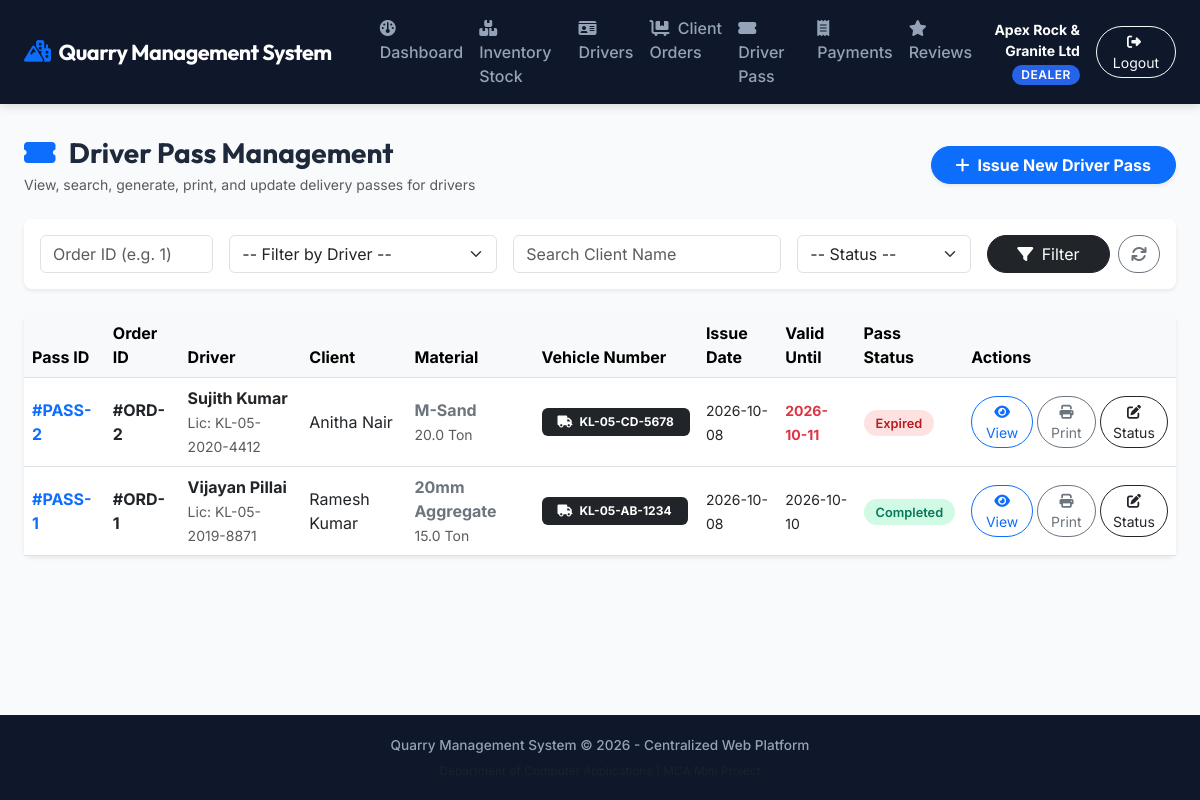
/dealer/driver_pass (signed in), run on the app's committed database.
### models.py (models this page shows, shortened)
class User(db.Model):
    __tablename__ = 'users'
    user_id = db.Column(db.Integer, primary_key=True)
    username = db.Column(db.String(80), unique=True, nullable=False)
    email = db.Column(db.String(120), unique=True, nullable=False)
    password_hash = db.Column(db.String(255), nullable=False)
    role = db.Column(db.String(20), nullable=False) # 'admin', 'dealer', 'client', 'driver'
    name = db.Column(db.String(100), nullable=False)
    phone = db.Column(db.String(20), nullable=True)
    address = db.Column(db.Text, nullable=True)
    status = db.Column(db.String(20), default='active') # 'pending', 'approved', 'rejected' for dealers
    created_at = db.Column(db.DateTime, default=datetime.utcnow)
    dealer_profile = db.relationship('DealerProfile', backref='user', uselist=False, cascade="all, delete-orphan")
    driver_profile = db.relationship('Driver', foreign_keys='Driver.user_id', backref='user', uselist=False)

class DriverPass(db.Model):
    __tablename__ = 'driver_pass'
    pass_id = db.Column(db.Integer, primary_key=True, autoincrement=True)
    order_id = db.Column(db.Integer, db.ForeignKey('orders.order_id'), nullable=False)
    driver_id = db.Column(db.Integer, db.ForeignKey('driver.driver_id'), nullable=False)
    dealer_id = db.Column(db.Integer, db.ForeignKey('users.user_id'), nullable=False)
    issue_date = db.Column(db.Date, nullable=False)
    valid_until = db.Column(db.Date, nullable=False)
    pass_status = db.Column(db.String(20), default='Issued') # Issued, Completed, Expired
    remarks = db.Column(db.Text, nullable=True)
    order = db.relationship('Order', backref=db.backref('driver_passes', lazy=True))
    driver = db.relationship('Driver', backref=db.backref('driver_passes', lazy=True))
    dealer = db.relationship('User', foreign_keys=[dealer_id], backref=db.backref('dealer_passes', lazy=True))

class Driver(db.Model):
    __tablename__ = 'driver'
    driver_id = db.Column(db.Integer, primary_key=True)
    user_id = db.Column(db.Integer, db.ForeignKey('users.user_id'), nullable=False, unique=True)
    dealer_id = db.Column(db.Integer, db.ForeignKey('users.user_id'), nullable=False)
    license_number = db.Column(db.String(50), nullable=False)
    vehicle_number = db.Column(db.String(50), nullable=False)
    dealer = db.relationship('User', foreign_keys=[dealer_id], backref='managed_drivers')

class Material(db.Model):
    __tablename__ = 'material'
    material_id = db.Column(db.Integer, primary_key=True)
    dealer_id = db.Column(db.Integer, db.ForeignKey('users.user_id'), nullable=True)
    name = db.Column(db.String(100), nullable=False)
    unit = db.Column(db.String(20), default='Ton')
    description = db.Column(db.Text, nullable=True)
    dealer = db.relationship('User', foreign_keys=[dealer_id], backref=db.backref('materials', lazy=True))

class Order(db.Model):
    __tablename__ = 'orders'
    order_id = db.Column(db.Integer, primary_key=True)
    client_id = db.Column(db.Integer, db.ForeignKey('users.user_id'), nullable=False)
    dealer_id = db.Column(db.Integer, db.ForeignKey('users.user_id'), nullable=False)
    material_id = db.Column(db.Integer, db.ForeignKey('material.material_id'), nullable=False)
    quantity = db.Column(db.Float, nullable=False)
    unit_price = db.Column(db.Float, nullable=False)
    total_price = db.Column(db.Float, nullable=False)
    delivery_address = db.Column(db.Text, nullable=False)
    requested_date = db.Column(db.Date, nullable=False)
    allocated_driver_id = db.Column(db.Integer, db.ForeignKey('driver.driver_id'), nullable=True)
    status = db.Column(db.String(30), default='Pending') # Pending, Approved, Rejected, Pass Issued, Out for Delivery, Delivered, Completed, Paid
    created_at = db.Column(db.DateTime, default=datetime.utcnow)
    client = db.relationship('User', foreign_keys=[client_id], backref='client_orders')
    dealer = db.relationship('User', foreign_keys=[dealer_id], backref='dealer_orders')
    material = db.relationship('Material', backref='orders')
    allocated_driver = db.relationship('Driver', backref='assigned_orders')

### app.py (the view)
@app.route('/dealer/driver_pass')
@login_required(roles='dealer')
def dealer_driver_pass_list():
    user = get_current_user()
    update_expired_passes()
    search_order_id = request.args.get('order_id', '').strip()
    search_driver_id = request.args.get('driver_id', '').strip()
    search_client = request.args.get('client_name', '').strip()
    search_status = request.args.get('pass_status', '').strip()
    query = DriverPass.query.filter_by(dealer_id=user.user_id)
    if search_order_id:
        query = query.filter(DriverPass.order_id == search_order_id)
    if search_driver_id:
        query = query.filter(DriverPass.driver_id == search_driver_id)
    if search_status:
        query = query.filter(DriverPass.pass_status == search_status)
    if search_client:
        query = query.join(Order, DriverPass.order_id == Order.order_id)\
                     .join(User, Order.client_id == User.user_id)\
                     .filter(User.name.ilike(f'%{search_client}%'))
    passes = query.order_by(DriverPass.pass_id.desc()).all()
    drivers = Driver.query.filter_by(dealer_id=user.user_id).all()
    return render_template('dealer/driver_passes.html',
                           passes=passes,
                           drivers=drivers,
                           search_order_id=search_order_id,
                           search_driver_id=search_driver_id,
                           search_client=search_client,
                           search_status=search_status)

### templates/dealer/driver_passes.html (shortened to what this page needs)
{% extends 'base.html' %}
{% block content %}
<div class="d-flex justify-content-between align-items-center mb-4">
    <div>
        <h3 class="fw-bold mb-1"><i class="fa-solid fa-ticket-simple text-primary me-2"></i> Driver Pass Management</h3>
        <p class="text-muted small mb-0">View, search, generate, print, and update delivery passes for drivers</p>
    </div>
    <div>
        <a href="{{ url_for('create_driver_pass') }}" class="btn btn-primary rounded-pill px-4 shadow-sm fw-bold">
            <i class="fa-solid fa-plus me-1"></i> Issue New Driver Pass
        </a>
    </div>
</div>
<div class="card border-0 shadow-sm rounded-3 mb-4 bg-white">
    <div class="card-body p-3">
        <form method="GET" action="{{ url_for('dealer_driver_pass_list') }}" class="row g-3 align-items-center">
            <div class="col-md-2">
                <input type="text" class="form-control" name="order_id" value="{{ search_order_id }}" placeholder="Order ID (e.g. 1)">
            </div>
            <div class="col-md-3">
                <select class="form-select" name="driver_id">
                    <option value="">-- Filter by Driver --</option>
                </select>
            </div>
            <div class="col-md-3">
                <input type="text" class="form-control" name="client_name" value="{{ search_client }}" placeholder="Search Client Name">
            </div>
            <div class="col-md-2">
                <select class="form-select" name="pass_status">
                    <option value="">-- Status --</option>
                </select>
            </div>
            <div class="col-md-2 d-flex gap-2">
                <button type="submit" class="btn btn-dark w-100 rounded-pill"><i class="fa-solid fa-filter me-1"></i> Filter</button>
                <a href="{{ url_for('dealer_driver_pass_list') }}" class="btn btn-outline-secondary rounded-pill" title="Reset Filters"><i class="fa-solid fa-arrows-rotate"></i></a>
            </div>
        </form>
    </div>
</div>
<div class="card border-0 shadow-sm rounded-3">
    <div class="table-responsive">
        <table class="table table-hover align-middle mb-0">
            <thead class="table-light">
                <tr>
                    <th>Pass ID</th>
                    <th>Order ID</th>
                    <th>Driver</th>
                    <th>Client</th>
                    <th>Material</th>
                    <th>Vehicle Number</th>
                    <th>Issue Date</th>
                    <th>Valid Until</th>
                    <th>Pass Status</th>
                    <th>Actions</th>
                </tr>
            </thead>
            <tbody>
                {% for pass_item in passes %}
                <tr>
                    <td class="fw-bold text-primary">#PASS-{{ pass_item.pass_id }}</td>
                    <td class="fw-bold">#ORD-{{ pass_item.order_id }}</td>
                    <td>
                        <div class="fw-bold text-dark">{{ pass_item.driver.user.name }}</div>
                        <small class="text-muted">Lic: {{ pass_item.driver.license_number }}</small>
                    </td>
                    <td>{{ pass_item.order.client.name }}</td>
                    <td>
                        <div class="fw-bold text-secondary">{{ pass_item.order.material.name }}</div>
                        <small class="text-muted">{{ pass_item.order.quantity }} {{ pass_item.order.material.unit }}</small>
                    </td>
                    <td><span class="badge bg-dark px-3 py-2"><i class="fa-solid fa-truck me-1"></i> {{ pass_item.driver.vehicle_number }}</span></td>
                    <td><small>{{ pass_item.issue_date.strftime('%Y-%m-%d') }}</small></td>
                    <td><small class="{% if pass_item.pass_status == 'Expired' %}text-danger fw-bold{% endif %}">{{ pass_item.valid_until.strftime('%Y-%m-%d') }}</small></td>
                    <td>
                        <span class="status-badge status-{{ pass_item.pass_status.lower() }}">{{ pass_item.pass_status }}</span>
                    </td>
                    <td>
                        <div class="d-flex gap-1">
                            <a href="{{ url_for('view_driver_pass', pass_id=pass_item.pass_id) }}" class="btn btn-sm btn-outline-primary rounded-pill" title="View Details">
                                <i class="fa-solid fa-eye"></i> View
                            </a>
                            <a href="{{ url_for('view_driver_pass', pass_id=pass_item.pass_id) }}" class="btn btn-sm btn-outline-secondary rounded-pill" title="Print Pass">
                                <i class="fa-solid fa-print"></i> Print
                            </a>
                            <button type="button" class="btn btn-sm btn-outline-dark rounded-pill" data-bs-toggle="modal" data-bs-target="#updateStatusModal{{ pass_item.pass_id }}" title="Update Status">
                                <i class="fa-solid fa-pen-to-square"></i> Status
                            </button>
                        </div>
                    </td>
                </tr>
                {% endfor %}
            </tbody>
        </table>
    </div>
</div>
{% endblock %}

### templates/base.html (shortened to what this page needs)
<!DOCTYPE html>
<html lang="en">
<head>
    <link href="https://cdn.jsdelivr.net/npm/bootstrap@5.3.0/dist/css/bootstrap.min.css" rel="stylesheet">
    <link rel="stylesheet" href="https://cdnjs.cloudflare.com/ajax/libs/font-awesome/6.4.0/css/all.min.css">
    <link rel="stylesheet" href="{{ url_for('static', filename='css/style.css') }}">
    <link rel="stylesheet" href="{{ url_for('static', filename='css/print.css') }}" media="print">
</head>
<body>
    <nav class="navbar navbar-expand-lg navbar-dark navbar-custom py-2 no-print">
        <div class="container-fluid px-4">
            <a class="navbar-brand d-flex align-items-center gap-2" href="{{ url_for('dashboard') if current_user else url_for('login') }}">
                <i class="fa-solid fa-mountain-city text-primary"></i>
                <span class="fw-bold">Quarry Management System</span>
            </a>
            <div class="collapse navbar-collapse" id="navbarNav">
                {% if current_user %}
                <ul class="navbar-nav me-auto mb-2 mb-lg-0 ms-lg-4">
                    <li class="nav-item">
                        <a class="nav-link" href="{{ url_for('dashboard') }}">
                            <i class="fa-solid fa-gauge me-1"></i> Dashboard
                        </a>
                    </li>
                    {% if current_user.role == 'admin' %}
                    <li class="nav-item">
                        <a class="nav-link" href="{{ url_for('admin_dealers') }}">
                            <a class="nav-link" href="{{ url_for('admin_dealers') }}"><i class="fa-solid fa-user-check me-1"></i> Dealers</a>
                        </a>
                    </li>
                    <li class="nav-item">
                        <a class="nav-link" href="{{ url_for('admin_clients') }}"><i class="fa-solid fa-users me-1"></i> Clients</a>
                    </li>
                    <li class="nav-item">
                        <a class="nav-link" href="{{ url_for('admin_materials') }}"><i class="fa-solid fa-cubes me-1"></i> Materials</a>
                    </li>
                    <li class="nav-item">
                        <a class="nav-link" href="{{ url_for('admin_complaints') }}"><i class="fa-solid fa-circle-exclamation me-1"></i> Complaints</a>
                    </li>
                    <li class="nav-item">
                        <a class="nav-link" href="{{ url_for('admin_feedback') }}"><i class="fa-solid fa-comments me-1"></i> Feedback</a>
                    </li>
                    {% elif current_user.role == 'dealer' %}
                    <li class="nav-item">
                        <a class="nav-link" href="{{ url_for('dealer_stock') }}"><i class="fa-solid fa-boxes-stacked me-1"></i> Inventory Stock</a>
                    </li>
                    <li class="nav-item">
                        <a class="nav-link" href="{{ url_for('dealer_drivers') }}"><i class="fa-solid fa-id-card me-1"></i> Drivers</a>
                    </li>
                    <li class="nav-item">
                        <a class="nav-link" href="{{ url_for('dealer_orders') }}"><i class="fa-solid fa-cart-flatbed me-1"></i> Client Orders</a>
                    </li>
                    <li class="nav-item">
                        <a class="nav-link" href="{{ url_for('dealer_driver_pass_list') }}">
                            <i class="fa-solid fa-ticket-simple me-1"></i> Driver Pass
                        </a>
                    </li>
                    <li class="nav-item">
                        <a class="nav-link" href="{{ url_for('dealer_payments') }}"><i class="fa-solid fa-receipt me-1"></i> Payments</a>
                    </li>
                    <li class="nav-item">
                        <a class="nav-link" href="{{ url_for('dealer_reviews') }}"><i class="fa-solid fa-star me-1"></i> Reviews</a>
                    </li>
                    {% endif %}
                </ul>
                <div class="d-flex align-items-center gap-3">
                    <div class="text-end">
                        <span class="d-block text-white fw-bold small">{{ current_user.name }}</span>
                        <span class="badge badge-role badge-role-{{ current_user.role }}">{{ current_user.role }}</span>
                    </div>
                    <a href="{{ url_for('logout') }}" class="btn btn-outline-light btn-sm rounded-pill px-3">
                        <i class="fa-solid fa-right-from-bracket me-1"></i> Logout
                    </a>
                </div>
                {% endif %}
            </div>
        </div>
    </nav>
    <main class="container-fluid px-4 py-3">
        {% block content %}{% endblock %}
    </main>
    <footer class="text-center no-print">
        <div class="container">
            <p class="mb-1 fw-medium">Quarry Management System &copy; 2026 - Centralized Web Platform</p>
            <small class="text-muted">Department of Computer Applications | MCA Mini Project</small>
        </div>
    </footer>
</body>
</html>

### data on the page
User: name "Apex Rock & Granite Ltd", role "DEALER"
DriverPass: pass_id "2", order_id "2", driver.user.name "Sujith Kumar", driver.license_number "KL-05-2020-4412", order.client.name "Anitha Nair", order.material.name "M-Sand", order.quantity "20.0", order.material.unit "Ton", driver.vehicle_number "KL-05-CD-5678", issue_date "2026-10-08", valid_until "2026-10-11", pass_status "Expired"
DriverPass: pass_id "1", order_id "1", driver.user.name "Vijayan Pillai", driver.license_number "KL-05-2019-8871", order.client.name "Ramesh Kumar", order.material.name "20mm Aggregate", order.quantity "15.0", order.material.unit "Ton", driver.vehicle_number "KL-05-AB-1234", issue_date "2026-10-08", valid_until "2026-10-10", pass_status "Completed"
